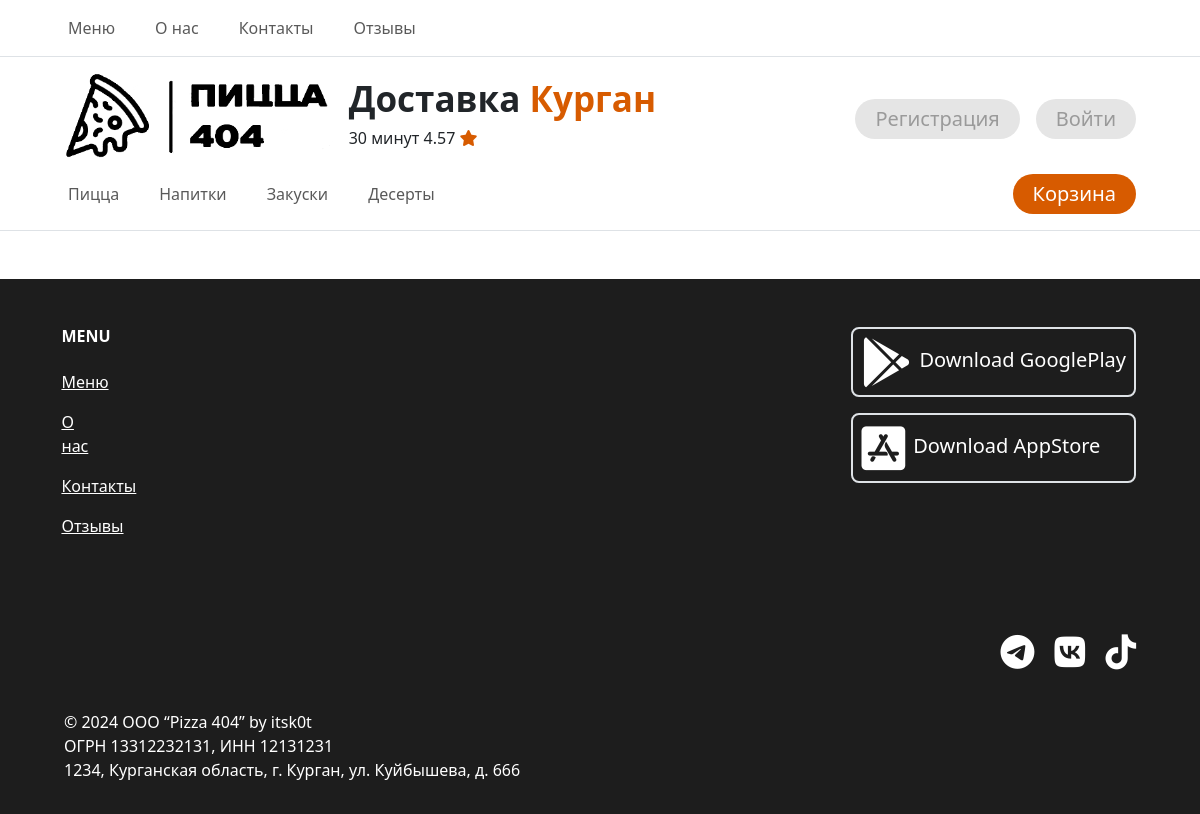
Page /cart/ on the committed database.
### products/models.py (models this page shows, shortened)
class Category(models.Model):
    title = models.CharField(verbose_name='Название', max_length=128)
    class Meta:
        verbose_name = 'Категория'
        verbose_name_plural = 'Категории'

### cart/views.py (the view)
# urls.py: path('', views.cart_detail, name='cart_detail'),
def cart_detail(request):
    cart = Cart(request)
    for item in cart:
        item['update_quantity_form'] = CartAddProductForm(initial={'quantity': item['quantity'],
                                                                   'update': True})
    return render(request, 'cart/detail.html', {'cart': cart})

### cart/cart.py (called while the page is built)
    def __iter__(self):
        product_ids = self.cart.keys()
        products = Products.objects.filter(id__in=product_ids)
        cart = self.cart.copy()
        for product in products:
            cart[str(product.id)]['product'] = product
        for item in cart.values():
            item['price'] = Decimal(item['price'])
            item['total_price'] = item['price'] * item['quantity']
            yield item

    def __len__(self):
        return sum(item['quantity'] for item in self.cart.values())

### cart/context_processors.py (called while the page is built)
def cart(request):
    return {'cart': Cart(request)}

### technical/context_processors.py (called while the page is built)
def header_menu(request):
    return {'category_menu': Category.objects.all()}

### cart/templates/cart/detail.html (shortened to what this page needs)
{% extends 'root.html'%}

### templates/root.html (shortened to what this page needs)
{% load static %}
<!DOCTYPE html>
<html lang="ru">
<head>
    <link rel="stylesheet" href="{% static 'css/css.css' %}">
    <link href="https://cdn.jsdelivr.net/npm/bootstrap@5.3.2/dist/css/bootstrap.min.css" rel="stylesheet"
>
</head>
<body>
<header class="">
    <nav class="navbar navbar-expand-lg navbar-light border-bottom ps-5 pe-5">
        <div class="container-fluid">
            <div class="collapse navbar-collapse" id="nav_lc">
                <ul class="navbar-nav">
                    <li class="nav-item me-4"><a class="nav-link" href="{% url 'product:product_list' %}">Меню</a></li>
                    <li class="nav-item me-4"><a class="nav-link" href="{% url 'technical:about_us' %}">О нас</a>
                    </li>
                    <li class="nav-item me-4"><a class="nav-link" href="{% url 'technical:contacts' %}">Контакты</a>
                    </li>
                    <li class="nav-item me-4"><a class="nav-link" href="{% url 'reviews:reviews_list' %}">Отзывы</a>
                    </li>
                </ul>
            </div>
        </div>
    </nav>
    <div class="ps-5 pe-5">
        <div class="">
            <div class="d-flex justify-content-between pt-3 ps-3 pe-3">
                <div class="d-flex ">
                    <a class="navbar-brand" href="{% url 'product:product_list' %}"><img style="height: 90px;"
                                                                                         src="/media/images/logo.png"></a>
                    <p class="ms-3">
                        <span style="font-size: 35px;"><b>Доставка
                                <span style="color: #d75b00;">Курган</span>
                        </b></span><br>
                        30 минут 4.57 <i class="fa-solid fa-star" style="color: #d75b00;"></i>
                    </p>
                </div>
                <div class="d-flex align-items-center">
                    {% if user.is_active %}
                    {{user.username}} | <a class="ms-2 btn_header_custom" href="{% url 'auth:logout' %}">Выйти</a>
                    {% else %}
                    <a class="me-3 btn_header_custom" href="{% url 'auth:register' %}">Регистрация</a>
                    <a class="btn_header_custom" href="{% url 'auth:login' %}">Войти</a>
                    {% endif %}
                </div>
            </div>
        </div>
    </div>
    <div class="ps-5 pe-5 border-bottom head_menu pb-2">
        <div class="d-flex justify-content-between pe-3">
            <nav class="navbar navbar-expand-lg navbar-light">
                <div class="container-fluid">
                    <div class="collapse navbar-collapse" id="nav_lc2">
                        <ul class="navbar-nav">
                            {% for el in category_menu %}
                            <li class="nav-item me-4 "><a class="nav-link" href="#{{ el.id }}">{{ el.title }}</a></li>
                            {% endfor %}
                        </ul>
                    </div>
                </div>
            </nav>
            <div class="d-flex align-items-center">
                {% if user.is_active %}
                <a class="btn_header_basket_custom" href="{% url 'cart:cart_detail' %}">Корзина</a>
                {% else %}
                <a type="button" class="btn_header_basket_custom" data-bs-toggle="modal"
                   data-bs-target="#exampleModal">
                    Корзина
                </a>
                {% endif %}
            </div>
        </div>
    </div>
</header>
<footer class="mt-5">
    <div class="">
        <div class="d-flex justify-content-between ps-4 pe-5">
            <div class="d-flex w-25 justify-content-between">
                <section class="">
                    <div class="text-md-start mt-5">
                        <div class="row mt-3">
                            <div class="col-md-2 col-lg-2 col-xl-2 mx-auto mb-4">
                                <h6 class="text-uppercase fw-bold mb-4">Menu</h6>
                                <p><a href="{% url 'product:product_list' %}" class="text-reset">Меню</a></p>
                                <p><a href="{% url 'technical:about_us' %}" class="text-reset">О нас</a></p>
                                <p><a href="{% url 'technical:contacts' %}" class="text-reset">Контакты</a></p>
                                <p><a href="{% url 'reviews:reviews_list' %}" class="text-reset">Отзывы</a></p>
                            </div>
                        </div>
                    </div>
                </section>
            </div>
            <div class="mt-5 pe-3">
                <a href="#" class="btn_footer">
                    <div class="d-flex border border-2 p-2 rounded-3" style="color: #fff;">
                        <i class="fa-brands fa-google-play" style="font-size: 50px;"></i>
                        <h5 class="d-flex align-items-center ms-2 mt-1">Download GooglePlay</h5>
                    </div>
                </a>
                <a href="#" class="btn_footer">
                    <div class="d-flex border border-2 p-2 rounded-3 mt-3" style="color: #fff;">
                        <i class="fa-brands fa-app-store-ios" style="font-size: 50px;"></i></i>
                        <h5 class="d-flex align-items-center ms-2 mt-1">Download AppStore</h5>
                    </div>
                </a>
            </div>
        </div>
        <div class="ps-5 pe-5 d-flex justify-content-between mt-5">
            <div class="pe-3">
                <nav class="navbar navbar-expand-lg navbar-light">
                </nav>
            </div>
            <div class="pe-3">
                <a href="https://t.me/zxcitsk0t" class="btn_footer_social ms-3"><i
                        class="fa-brands fa-telegram"></i></a>
                <a href="#" class="btn_footer_social ms-3"><i
                        class="fa-brands fa-vk"></i></a>
                <a href="#" class="btn_footer_social ms-3"><i
                        class="fa-brands fa-tiktok"></i></a>
            </div>
        </div>
        <div class="ps-5 pe-5 mt-3">
            <div class="p-3">
                <p>
                    © 2024 ООО “Pizza 404” by itsk0t <br>
                    ОГРН 13312232131, ИНН 12131231 <br>
                    1234, Курганская область, г. Курган, ул. Куйбышева, д. 666
                </p>
            </div>
        </div>
    </div>
</footer>
</body>
</html>

### static/css/css.css (style rules this page uses)
footer { background: #1d1d1d; color: #fff; text-decoration: none; }
.btn_header_custom { background: #e5e5e5; color: #9a9a9a; font-size: 20px; text-decoration: none; padding: 5px; padding-left: 20px; padding-right: 20px; border-radius: 50px; }
.btn_header_basket_custom { background: #d75b00; color: #fff; font-size: 20px; text-decoration: none; padding: 5px; padding-left: 20px; padding-right: 20px; border-radius: 50px; }
.btn_footer { text-decoration: none; color: #000; }
.btn_footer_social { text-decoration: none; color: #fff; font-size: 35px; }

### rows in the picture
Category: title "Пицца"
Category: title "Напитки"
Category: title "Закуски"
Category: title "Десерты"
